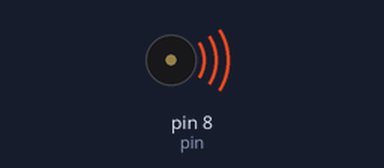
Simulated run of this sketch. Board: Arduino Nano, built with avr-gcc and run on an emulated ATmega328P. Shown: buzzer (waves = sounding).

Above: at 0.1 s.
At 2.7 s:
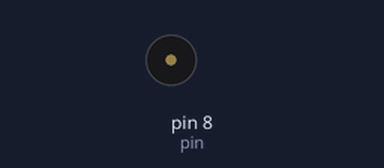
Timing chart, 0 to 3.0 s (numbered marks = the images above):
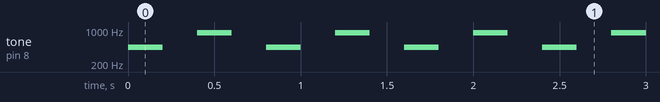

Measured:
- by itself, tone on pin 8 (pin): repeats every 0.80 s: silent 0.20 s, 880 Hz 0.20 s, silent 0.20 s, 440 Hz 0.20 s

The sketch:

tune.ino
```cpp
const int pin = 8;

void setup() {
}

void loop() {
  tone(pin, 440, 200);
  delay(400);
  tone(pin, 880, 200);
  delay(400);
}
```
